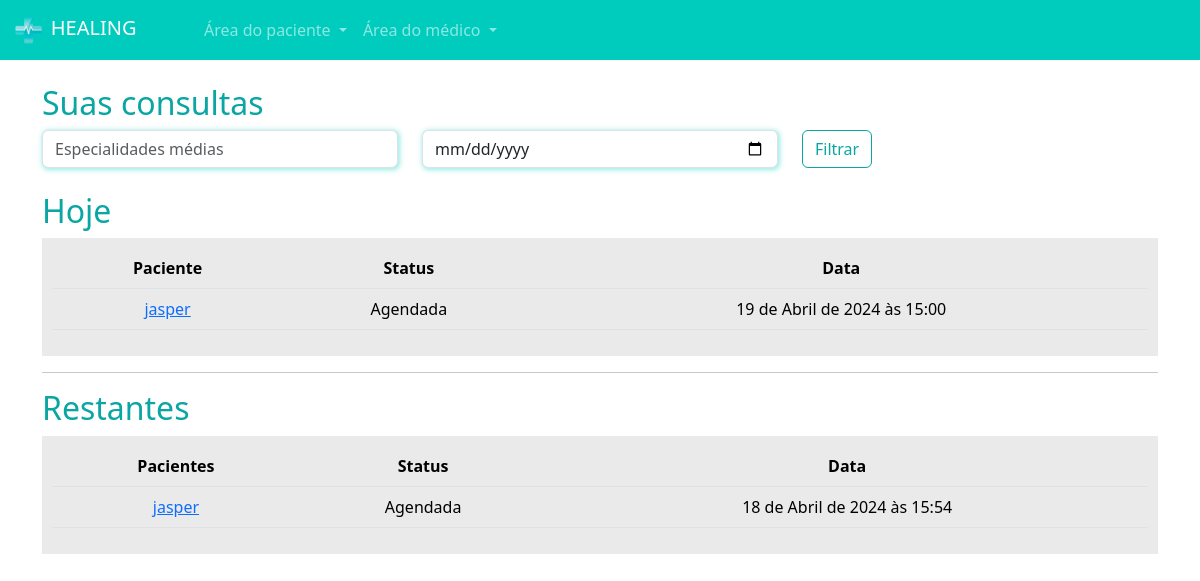
/medicos/consultas_medico/ (signed in), run on an earlier commit of the app's database.
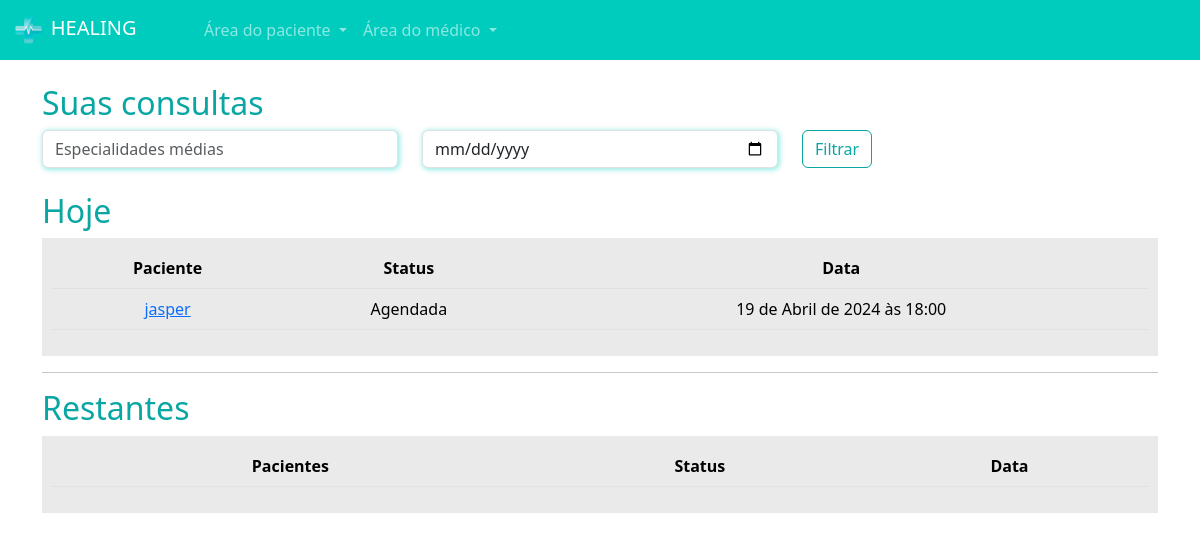
And on a later commit of the database.
### paciente/models.py (models this page shows, shortened)
class Consulta(models.Model):
    status_choices = (
        ('A', 'Agendada'),
        ('F', 'Finalizada'),
        ('C', 'Cancelada'),
        ('I', 'Iniciada'),
    )
    paciente = models.ForeignKey(User, on_delete=models.DO_NOTHING)
    data_aberta = models.ForeignKey(DatasAbertas, on_delete=models.DO_NOTHING)
    status = models.CharField(max_length=1, choices=status_choices, default='A')
    link = models.URLField(null=True, blank=True)

### medico/models.py (models this page shows, shortened)
class DatasAbertas(models.Model):
      data = models.DateTimeField()
      user = models.ForeignKey(User, on_delete=models.DO_NOTHING)
      agendado = models.BooleanField(default=False)

### medico/views.py (the view)
# urls.py: path('consultas_medico/', views.consultas_medico, name="consultas_medico"),
def consultas_medico(request):
    if not is_medico(request.user):
        messages.add_message(request, constants.WARNING, 'Somente medicos podem abrir horarios')
        return redirect('/usuarios/sair')
    hoje = datetime.now().date()
    consultas_hoje = Consulta.objects.filter(data_aberta__user=request.user).filter(data_aberta__data__gte=hoje).filter(data_aberta__data__lt=hoje + timedelta(days=1))
    consultas_restantes = Consulta.objects.exclude(id__in=consultas_hoje.values('id')).filter(data_aberta__user=request.user)
    return render(request, 'consultas_medico.html', {'consultas_hoje': consultas_hoje, 'consultas_restantes': consultas_restantes, 'is_medico': is_medico(request.user)})

### medico/models.py (called while the page is built)
def is_medico(user):
    return DadosMedico.objects.filter(user=user).exists()

### medico/templates/consultas_medico.html (shortened to what this page needs)
{% extends "base.html" %}
{% load static %}
{% block 'head' %}
    <link rel="stylesheet" href="{% static 'medicos/css/abrir_horario.css' %}">
    <link rel="stylesheet" href="{% static 'usuarios/css/usuarios.css' %}">
    <link rel="stylesheet" href="{% static 'medicos/css/cadastro_medico.css' %}">
    <link rel="stylesheet" href="{% static 'pacientes/css/home.css' %}">
    <link rel="stylesheet" href="https://cdn.jsdelivr.net/npm/bootstrap-icons@1.11.3/font/bootstrap-icons.min.css">
{% endblock 'head' %}
{% block 'body' %}
{% include "partials/navbar.html" %}
    <div class="container">
        <br>
        <h2><span class="color-dark">Suas consultas</span></h2>
        <div class="row">
            <div class="col-md">
                <input type="text" name="especialidades" id="" class="form-control shadow-main-color" placeholder="Especialidades médias">
            </div>
            <div class="col-md">
                <input type="date" name="data" id="" class="form-control shadow-main-color" placeholder="Data da consulta">
            </div>
            <div class="col-md">
                <input type="submit" value="Filtrar" class="btn btn-dark-color-outline">
            </div>
        </div>
        <br>
        <h2><span class="color-dark">Hoje</span></h2>
        <div class="list-minhas-consultas">
            <table class="table">
                <thead>
                  <tr>
                    <th scope="col">Paciente</th>
                    <th scope="col">Status</th>
                    <th scope="col">Data</th>
                  </tr>
                </thead>
                <tbody>
                    {% for consulta in consultas_hoje  %}
                        <tr>
                            <td><a href="{% url "consulta_area_medico" consulta.id %}">{{consulta.paciente}}</a></td>
                            <td>{{consulta.get_status_display}}</td>
                            <td>{{consulta.data_aberta.data}}</td>
                        </tr>
                    {% endfor %}
                </tbody>
              </table>
        </div>
        <hr>
        <h2><span class="color-dark">Restantes</span></h2>
        <div class="list-minhas-consultas">
            <table class="table">
                <thead>
                  <tr>
                    <th scope="col">Pacientes</th>
                    <th scope="col">Status</th>
                    <th scope="col">Data</th>
                  </tr>
                </thead>
                <tbody>
                    {% for consulta in consultas_restantes  %}
                        <tr>
                            <td><a href="{% url "consulta_area_medico" consulta.id %}">{{consulta.paciente}}</a></td>
                            <td>{{consulta.get_status_display}}</td>
                            <td>{{consulta.data_aberta.data}}</td>
                        </tr>
                    {% endfor %}
                </tbody>
              </table>
        </div>
    </div>
{% endblock 'body' %}

What changed in the data, as far as the page shows it:
removed Consulta: paciente "jasper", status "Agendada", data_aberta.data "19 de Abril de 2024 às 15:00", shown under "Hoje"
removed Consulta: paciente "jasper", status "Agendada", data_aberta.data "18 de Abril de 2024 às 15:54", shown under "Restantes"
added Consulta: paciente "jasper", status "Agendada", data_aberta.data "19 de Abril de 2024 às 18:00", shown under "Hoje"
